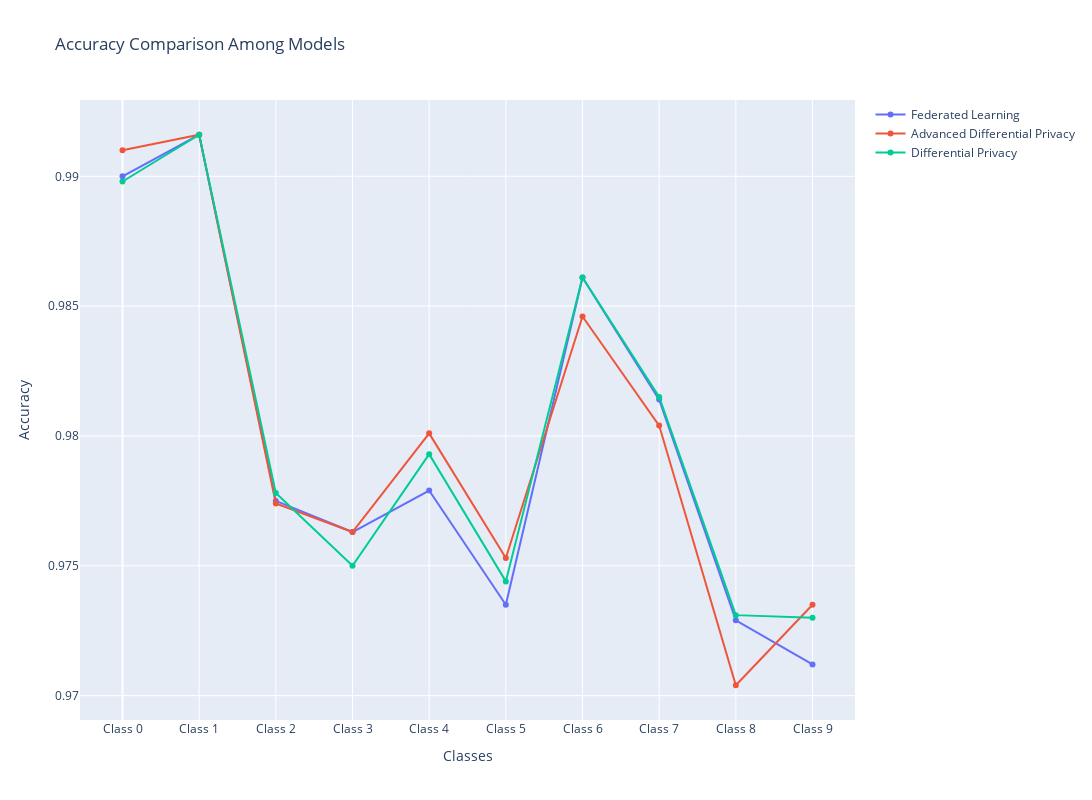
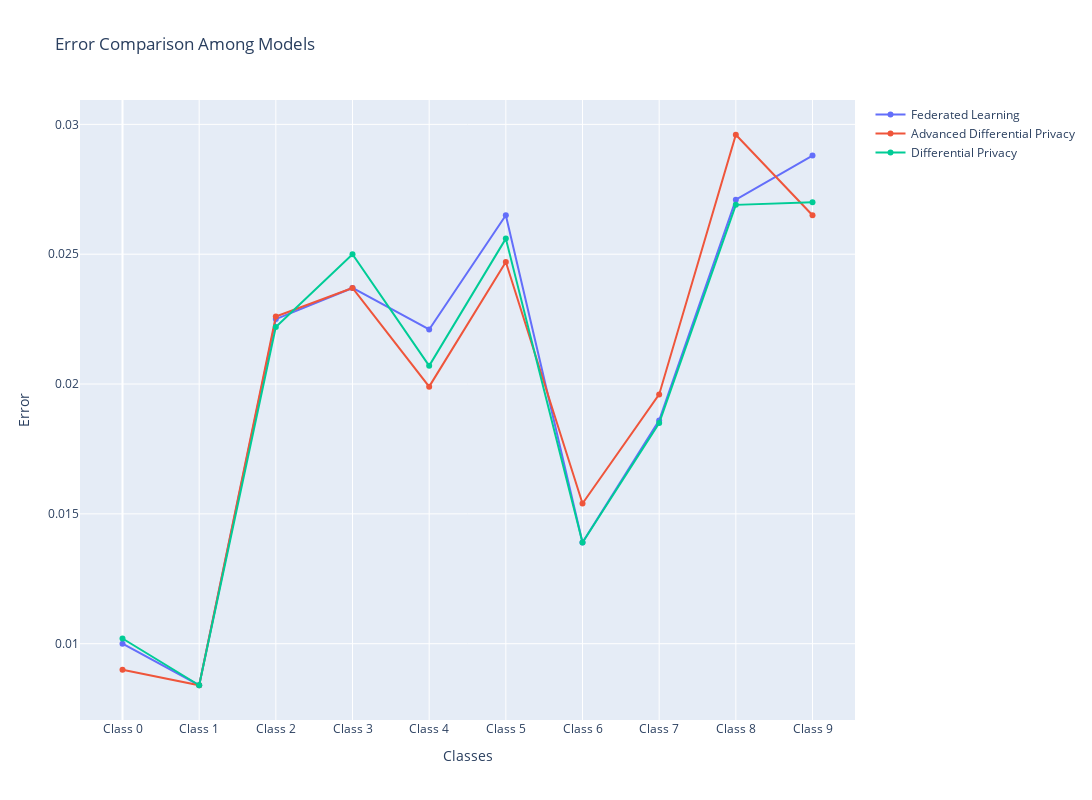

The code cell stored with these charts, in order, in its notebook:
### Code cell
def main(apply_outlier_removal=False):
    client_data, client_labels, x_test, y_test, num_clients = load_and_preprocess_data(apply_outlier_removal=apply_outlier_removal)
    
    # Train Federated Learning Model
    global_model_federated = train_federated_model(client_data, client_labels, num_clients)
    
    # Evaluate Federated Learning Model
    global_model_federated.compile(optimizer='adam', loss='sparse_categorical_crossentropy', metrics=['accuracy'])
    test_loss, test_accuracy_federated = global_model_federated.evaluate(x_test, y_test)
    print(f'Test Accuracy - Federated Learning: {test_accuracy_federated}')
    
    # Predictions for Federated Learning Model
    y_pred_federated = np.argmax(global_model_federated.predict(x_test), axis=1)
    
    # Train Advanced Differential Privacy Model
    global_model_advanced_dp = train_advanced_dp_model(client_data, client_labels, num_clients, l2_norm_clip=1.0)
    
    # Evaluate Advanced Differential Privacy Model
    global_model_advanced_dp.compile(optimizer='adam', loss='sparse_categorical_crossentropy', metrics=['accuracy'])
    test_loss, test_accuracy_advanced_dp = global_model_advanced_dp.evaluate(x_test, y_test)
    print(f'Test Accuracy - Advanced Differential Privacy: {test_accuracy_advanced_dp}')
    
    # Predictions for Advanced Differential Privacy Model
    y_pred_advanced_dp = np.argmax(global_model_advanced_dp.predict(x_test), axis=1)
    
    # Train Differential Privacy Model
    global_model_dp = train_advanced_dp_model(client_data, client_labels, num_clients, l2_norm_clip=1.0)
    
    # Evaluate Differential Privacy Model
    global_model_dp.compile(optimizer='adam', loss='sparse_categorical_crossentropy', metrics=['accuracy'])
    test_loss, test_accuracy_dp = global_model_dp.evaluate(x_test, y_test)
    print(f'Test Accuracy - Differential Privacy: {test_accuracy_dp}')
    
    # Predictions for Differential Privacy Model
    y_pred_dp = np.argmax(global_model_dp.predict(x_test), axis=1)
    
    # Calculate and display per-class accuracy and plot bounding box
    federated_accuracies = []
    advanced_dp_accuracies = []
    dp_accuracies = []
    
    federated_errors = []
    advanced_dp_errors = []
    dp_errors = []

    for class_idx in range(10):
        accuracy_federated = calculate_per_class_accuracy(y_test, y_pred_federated, class_idx)
        accuracy_advanced_dp = calculate_per_class_accuracy(y_test, y_pred_advanced_dp, class_idx)
        accuracy_dp = calculate_per_class_accuracy(y_test, y_pred_dp, class_idx)

        federated_accuracies.append(accuracy_federated)
        advanced_dp_accuracies.append(accuracy_advanced_dp)
        dp_accuracies.append(accuracy_dp)

        federated_errors.append(calculate_per_class_error(y_test, y_pred_federated, class_idx))
        advanced_dp_errors.append(calculate_per_class_error(y_test, y_pred_advanced_dp, class_idx))
        dp_errors.append(calculate_per_class_error(y_test, y_pred_dp, class_idx))

        print(f"Class {class_idx} - Federated Learning Accuracy: {accuracy_federated}")
        print(f"Class {class_idx} - Advanced Differential Privacy Accuracy: {accuracy_advanced_dp}")
        print(f"Class {class_idx} - Differential Privacy Accuracy: {accuracy_dp}")
        
        # Plot confusion matrices for each class
        plot_class_confusion_matrix(y_test, y_pred_federated, class_idx, title='Confusion Matrix - Federated Learning')
        plot_class_confusion_matrix(y_test, y_pred_advanced_dp, class_idx, title='Confusion Matrix - Advanced Differential Privacy')
        plot_class_confusion_matrix(y_test, y_pred_dp, class_idx, title='Confusion Matrix - Differential Privacy')
        
        # Plot bounding box for an example image of the class
        class_indices = np.where(y_test == class_idx)[0]
        if len(class_indices) > 0:
            random_index = random.choice(class_indices)
            example_image = x_test[random_index]
            example_bbox = generate_random_bounding_box()
            print(f"Bounding Box for Class {class_idx} - Federated Learning:")
            plot_bounding_box(example_image, example_bbox)
            
            # Example for Advanced Differential Privacy
            example_bbox = generate_random_bounding_box()
            print(f"Bounding Box for Class {class_idx} - Advanced Differential Privacy:")
            plot_bounding_box(example_image, example_bbox)
            
            # Example for Differential Privacy
            example_bbox = generate_random_bounding_box()
            print(f"Bounding Box for Class {class_idx} - Differential Privacy:")
            plot_bounding_box(example_image, example_bbox)
        else:
            print(f"No examples found for class {class_idx}")
    
    # Plot accuracy comparison
    class_accuracies = [federated_accuracies, advanced_dp_accuracies, dp_accuracies]
    labels = ['Federated Learning', 'Advanced Differential Privacy', 'Differential Privacy']
    plot_accuracy_comparison(class_accuracies, labels, title='Accuracy Comparison Among Models')
    
    # Plot error comparison
    class_errors = [federated_errors, advanced_dp_errors, dp_errors]
    plot_error_comparison(class_errors, labels, title='Error Comparison Among Models')

if __name__ == "__main__":
    main(apply_outlier_removal=True)

### Figure 1 — Plotly figure (JSON) as saved in the notebook; plotly's stock layout.template omitted (floating-point values rounded to 4 significant figures)
{"data": [{"hoverinfo": "text", "mode": "lines+markers", "name": "Federated Learning", "text": ["0.99", "0.9916", "0.9775", "0.9763", "0.9779", "0.9735", "0.9861", "0.9814", "0.9729", "0.9712"], "type": "scatter", "x": [0, 1, 2, 3, 4, 5, 6, 7, 8, 9], "y": [0.99, 0.9916, 0.9775, 0.9763, 0.9779, 0.9735, 0.9861, 0.9814, 0.9729, 0.9712]}, {"hoverinfo": "text", "mode": "lines+markers", "name": "Advanced Differential Privacy", "text": ["0.991", "0.9916", "0.9774", "0.9763", "0.9801", "0.9753", "0.9846", "0.9804", "0.9704", "0.9735"], "type": "scatter", "x": [0, 1, 2, 3, 4, 5, 6, 7, 8, 9], "y": [0.991, 0.9916, 0.9774, 0.9763, 0.9801, 0.9753, 0.9846, 0.9804, 0.9704, 0.9735]}, {"hoverinfo": "text", "mode": "lines+markers", "name": "Differential Privacy", "text": ["0.9898", "0.9916", "0.9778", "0.975", "0.9793", "0.9744", "0.9861", "0.9815", "0.9731", "0.973"], "type": "scatter", "x": [0, 1, 2, 3, 4, 5, 6, 7, 8, 9], "y": [0.9898, 0.9916, 0.9778, 0.975, 0.9793, 0.9744, 0.9861, 0.9815, 0.9731, 0.973]}], "layout": {"height": 800, "showlegend": true, "title": {"text": "Accuracy Comparison Among Models"}, "width": 1200, "xaxis": {"ticktext": ["Class 0", "Class 1", "Class 2", "Class 3", "Class 4", "Class 5", "Class 6", "Class 7", "Class 8", "Class 9"], "tickvals": [0, 1, 2, 3, 4, 5, 6, 7, 8, 9], "title": {"text": "Classes"}}, "yaxis": {"title": {"text": "Accuracy"}}}}

### Figure 2 — Plotly figure (JSON) as saved in the notebook; plotly's stock layout.template omitted (floating-point values rounded to 4 significant figures)
{"data": [{"hoverinfo": "text", "mode": "lines+markers", "name": "Federated Learning", "text": ["0.010000000000000009", "0.008399999999999963", "0.022499999999999964", "0.023700000000000054", "0.02210000000000001", "0.026499999999999968", "0.013900000000000023", "0.01859999999999995", "0.027100000000000013", "0.028800000000000048"], "type": "scatter", "x": [0, 1, 2, 3, 4, 5, 6, 7, 8, 9], "y": [0.01, 0.0084, 0.0225, 0.0237, 0.0221, 0.0265, 0.0139, 0.0186, 0.0271, 0.0288]}, {"hoverinfo": "text", "mode": "lines+markers", "name": "Advanced Differential Privacy", "text": ["0.009000000000000008", "0.008399999999999963", "0.022599999999999953", "0.023700000000000054", "0.01990000000000003", "0.024700000000000055", "0.01539999999999997", "0.01959999999999995", "0.02959999999999996", "0.026499999999999968"], "type": "scatter", "x": [0, 1, 2, 3, 4, 5, 6, 7, 8, 9], "y": [0.009, 0.0084, 0.0226, 0.0237, 0.0199, 0.0247, 0.0154, 0.0196, 0.0296, 0.0265]}, {"hoverinfo": "text", "mode": "lines+markers", "name": "Differential Privacy", "text": ["0.010199999999999987", "0.008399999999999963", "0.022199999999999998", "0.025000000000000022", "0.02070000000000005", "0.025599999999999956", "0.013900000000000023", "0.01849999999999996", "0.026900000000000035", "0.027000000000000024"], "type": "scatter", "x": [0, 1, 2, 3, 4, 5, 6, 7, 8, 9], "y": [0.0102, 0.0084, 0.0222, 0.025, 0.0207, 0.0256, 0.0139, 0.0185, 0.0269, 0.027]}], "layout": {"height": 800, "showlegend": true, "title": {"text": "Error Comparison Among Models"}, "width": 1200, "xaxis": {"ticktext": ["Class 0", "Class 1", "Class 2", "Class 3", "Class 4", "Class 5", "Class 6", "Class 7", "Class 8", "Class 9"], "tickvals": [0, 1, 2, 3, 4, 5, 6, 7, 8, 9], "title": {"text": "Classes"}}, "yaxis": {"title": {"text": "Error"}}}}
